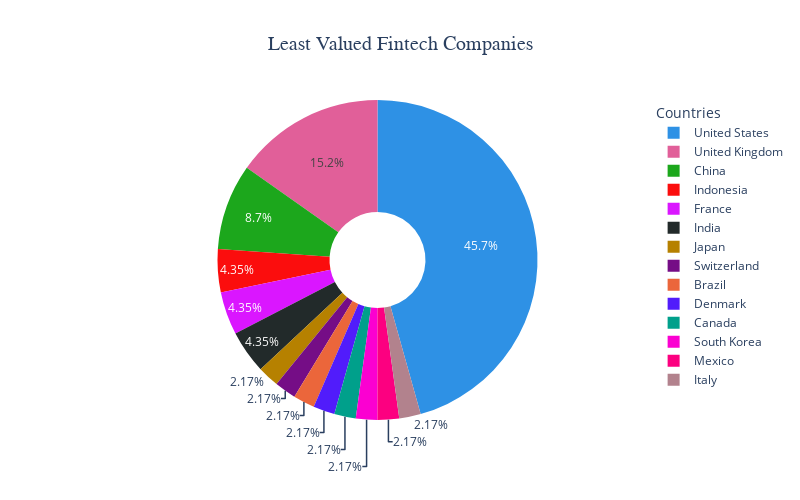

Here is the notebook cell this chart was saved with:
### Code cell
country_l_valuation=l_valuation['Country'].value_counts().reset_index().rename(columns={'count':'Least Valued Fintech Companies'})
country_vs_company_vis(country_l_valuation,'Least Valued Fintech Companies')

### Figure 1 — Plotly figure (JSON) as saved in the notebook; plotly's stock layout.template omitted (floating-point values rounded to 4 significant figures)
{"data": [{"customdata": [[21], [7], [4], [2], [2], [2], [1], [1], [1], [1], [1], [1], [1], [1]], "domain": {"x": [0, 1], "y": [0, 1]}, "hole": 0.3, "hovertemplate": "Country Name=%{label}<br>Least Valued Fintech Companies=%{customdata[0]}<extra></extra>", "labels": ["United States", "United Kingdom", "China", "Indonesia", "France", "India", "Japan", "Switzerland", "Brazil", "Denmark", "Canada", "South Korea", "Mexico", "Italy"], "legendgroup": "", "name": "", "showlegend": true, "type": "pie", "values": [21, 7, 4, 2, 2, 2, 1, 1, 1, 1, 1, 1, 1, 1]}], "layout": {"height": 500, "legend": {"font": {"size": 12}, "title": {"text": "Countries"}, "tracegroupgap": 10}, "piecolorway": ["#2E91E5", "#E15F99", "#1CA71C", "#FB0D0D", "#DA16FF", "#222A2A", "#B68100", "#750D86", "#EB663B", "#511CFB", "#00A08B", "#FB00D1", "#FC0080", "#B2828D", "#6C7C32", "#778AAE", "#862A16", "#A777F1", "#620042", "#1616A7", "#DA60CA", "#6C4516", "#0D2A63", "#AF0038"], "showlegend": true, "title": {"font": {"family": "Arial", "size": 20}, "text": "Least Valued Fintech Companies", "x": 0.5}, "width": 800}}
